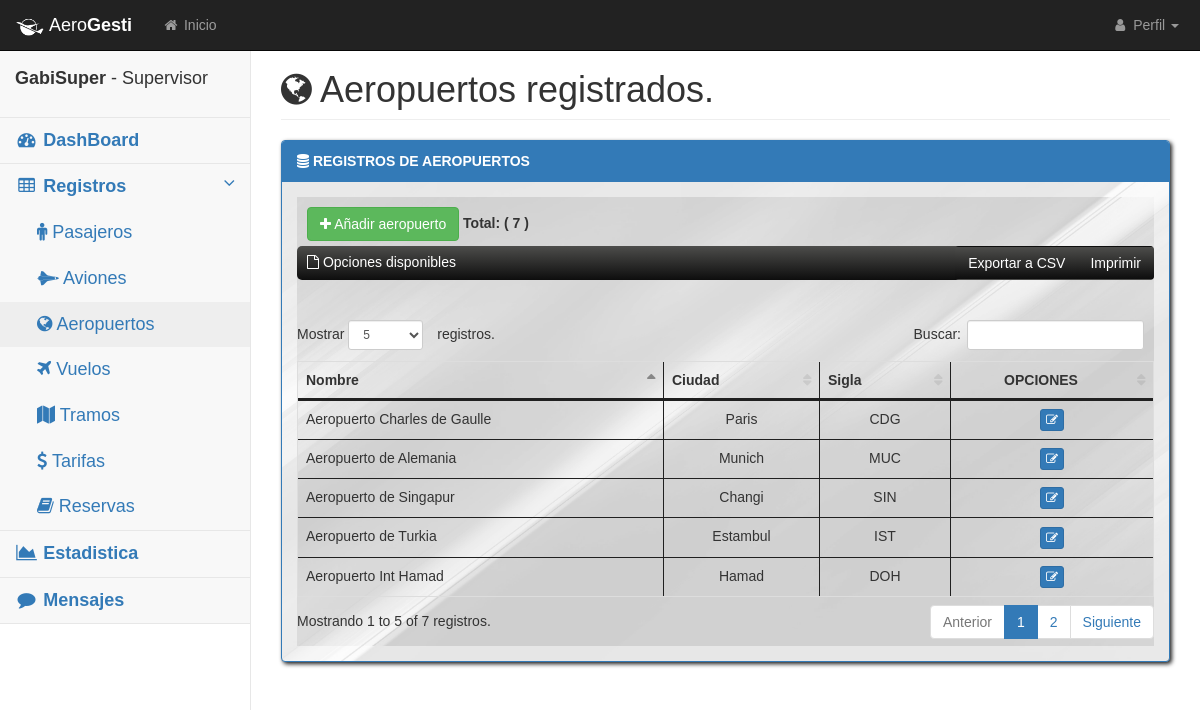
Screenshot of /aeropuertos/ (signed in) with the database file from the repository.
### main_App/models.py (models this page shows)
class Usuario(AbstractUser):
    createAt = models.DateField(auto_now_add = True)
    rol = models.ForeignKey(Rol, on_delete = models.CASCADE, null = False)
    email = models.EmailField(max_length = 255, blank = False, unique = True)

class Rol(models.Model):
    nombre = models.CharField(max_length = 255, blank = False, unique = True)

class Aereopuerto(models.Model):
    nombre = models.CharField(max_length = 255, null = False)
    ciudad = models.CharField(max_length = 255, null = False)
    sigla = models.CharField(max_length = 3, null = False)

### main_App/views.py (the view)
# urls.py: path('aeropuertos/', views.listar_aeropuertos, name = 'listar_aeropuertos'),
@login_required
def listar_aeropuertos(request):
    aeropuertos = Aereopuerto.objects.all()
    success_message = request.session.pop('success_message', None)
    return render(request, 'aeropuertos/listar.html',
                  {'aeropuertos': aeropuertos,
                   'success_message': success_message,
                   'total': is_empty(aeropuertos_count(), True)})

### main_App/querys.py (called while the page is built)
def is_empty(data, option):
    if ((data == 0)) and (option):
        return "---"
    elif (data == 0):
        return "No hay registros."
    return data

def aeropuertos_count():
    return Aereopuerto.objects.count()

### main_App/templates/aeropuertos/listar.html (shortened to what this page needs)
{% extends 'base.html' %}
{% block content %}
<div id="page-wrapper">
    <div class="container-fluid">
        <div class="row">
            <div class="col-lg-12">
                <h1 class="page-header"><i class="fa fa-globe 5x"></i> Aeropuertos registrados.</h1>
            </div>
        </div>
        <div class="row">
            <div class="col-lg-12">
                <div id="listar" class="panel panel-primary">
                    <div class="panel-heading">
                        <i class="fa fa-database"></i><strong> REGISTROS DE AEROPUERTOS</strong>
                    </div>
                    <div class="panel-body">
                        <div class="table-responsive">
                            <div  style="margin-top: 10px;margin-left: 10px;">
                            {% if not user.rol.nombre == 'Invitado' %}
                            <a href="{% url 'crear_aeropuerto' %}" class="btn btn-success mb-3"><i
                                    class="fa fa-plus"></i> Añadir aeropuerto</a>
                            {% endif %}
                                    <strong> Total: ( {{ total }} )</strong></div>
                                    <div id="example1_wrapper" style="z-index:1;"">
                                        <div id="export">
                                            <i class="fa fa-file-o"></i> Opciones disponibles</div>
                                    </div>
                            <table class="table table-bordered table-hover" id="dataTables-example">
                                <thead>
                                    <tr>
                                        <th>Nombre</th>
                                        <th>Ciudad</th>
                                        <th>Sigla</th>
                                        {% if not user.rol.nombre == 'Invitado' %}
                                        <th class="text-center">OPCIONES</th>
                                        {% endif %}
                                    </tr>
                                </thead>
                                <tbody>
                                    {% for a in aeropuertos %}
                                    <tr class="odd gradeX">
                                        <td>{{ a.nombre }}</td>
                                        <td class="text-center">{{ a.ciudad }}</td>
                                        <td class="text-center">{{ a.sigla }}</td>
                                        {% if not user.rol.nombre == 'Invitado' %}
                                        <td class="text-center">
                                            <a href="{% url 'editar_aeropuerto' a.id %}"
                                                class="btn btn-primary btn-xs">
                                                <i class="fa fa-edit"></i>
                                            </a>
                                        </td>
                                        {% endif %}
                                    </tr>
                                    {% empty %}
                                    <tr>
                                        <td colspan="8" class="text-center">
                                            <strong><i class="fa fa-frown-o"></i> No hay aeropuertos registrados. </strong>
                                        </td>
                                    </tr>
                                    {% endfor %}
                                </tbody>
                            </table>
                        </div>
                    </div>
                </div>
            </div>
        </div>
    </div>
</div>
{% endblock %}

### main_App/templates/Base.html (shortened to what this page needs)
<!DOCTYPE html>
<html lang="en">
{% block head %}
<head>
        {% load static %}
        <link href="{% static 'css/bootstrap.min.css' %}" rel="stylesheet">
        <link href="{% static 'css/dashboard.css' %}" rel="stylesheet">
        <link href="{% static 'css/dataTables/dataTables.bootstrap.css' %}" rel="stylesheet">
        <link href="{% static 'css/dataTables/dataTables.responsive.css' %}" rel="stylesheet">
        <link href="{% static 'css/startmin.css' %}" rel="stylesheet">
        <link href="{% static 'css/font-awesome.min.css' %}" rel="stylesheet" type="text/css">
    </head>
{% endblock %}
    <body>
{% block navigation %}
        <div id="wrapper">
            <nav class="navbar navbar-inverse navbar-fixed-top" role="navigation">
                <div class="navbar-header">
                  <a class="navbar-brand" href="/">
                    <p>
                    <img src="{% static './images/logo.png' %}" alt="logo" width="30"/>
                    Aero<strong>Gesti</strong></p>
                  </a>
                </div>
                <ul class="nav navbar-nav navbar-left navbar-top-links">
                    <li><a href="{% url 'index' %}"><i class="fa fa-home fa-fw"></i> Inicio</a></li>
                </ul>
                <ul class="nav navbar-right navbar-top-links">
                    <li class="dropdown">
                        <a class="dropdown-toggle" data-toggle="dropdown" href="#">
                            <i class="fa fa-user fa-fw"></i> Perfil <b class="caret"></b>
                        </a>
                    </li>
                </ul>
            </nav>
            <aside class="sidebar navbar-default" role="navigation">
                <div class="sidebar-nav navbar-collapse">
                    <ul class="nav" id="side-menu">
                        <li class="sidebar-search">
                            <div class="input-group custom-search-form">
                                <p>
                                  <strong> {{ user.username }}</strong> - {{user.rol.nombre}}
                                </p>
                            </div>
                        </li>
                        <li>
                            <a href="{% url 'dashboard' %}"><i class="fa fa-dashboard fa-fw"></i> <strong>DashBoard</strong> </a>
                        </li>
                        <li>
                            <a href="tables.html"><i class="fa fa-table fa-fw"></i><strong> Registros </strong><span class="fa arrow"></span></a>
                            <ul class="nav nav-second-level">
                                <li>
                                    <a href="{% url 'listar_pasajeros' %}">
                                        <i class="fa fa-male"></i>
                                         Pasajeros
                                    </a>
                                </li>
                                <li>
                                    <a href="{% url 'listar_aviones' %}">
                                        <i class="fa fa-space-shuttle"></i>
                                         Aviones
                                    </a>
                                </li>
                                <li>
                                    <a href="{% url 'listar_aeropuertos' %}">
                                        <i class="fa fa-globe"></i>
                                         Aeropuertos
                                    </a>
                                </li>
                                <li>
                                    <a href="{% url 'listar_vuelos' %}">
                                        <i class="fa fa-plane"></i>
                                         Vuelos
                                    </a>
                                </li>
                                <li>
                                    <a href="{% url 'listar_tramos' %}">
                                        <i class="fa fa-map"></i>
                                         Tramos
                                    </a>
                                </li>
                                <li>
                                    <a href="{% url 'listar_tarifas' %}">
                                        <i class="fa fa-dollar"></i>
                                        Tarifas</a>
                                </li>
                                <li>
                                    <a href="{% url 'listar_reservas' %}">
                                        <i class="fa fa-book"></i>
                                         Reservas
                                    </a>
                                </li>
                            </ul>
                            <li>
                                <a href="{% url 'estadistica' %}"><i class="fa fa-area-chart fa-fw"></i><strong> Estadistica</strong> </a>
                            </li>
                            {% if user.rol.nombre == 'Administrador' or user.rol.nombre == 'Supervisor'%}
                            <li>
                                <a href="{% url 'listar_mensajes' %}"><i class="fa fa-comment fa-fw"></i><strong> Mensajes</strong> </a>
                            </li>
                            {% endif %}
                        </li>
                    </ul>
                </div>
            </aside>
{% endblock %}
{% block content %}
{% endblock %}
</body>
        {% block javascript %}
        {% load static %}
{% endblock %}
</html>

### main_App/static/css/startmin.css (style rules this page uses)
* { font-family: 'MontSerrat Medium', sans-serif; transition: all .45s ease; }
aside, aside li { font-size: 18px; }
#listar { -webkit-filter: drop-shadow(3px 3px 3px #222); filter: drop-shadow(2px 2px 2px #222); }
.table-responsive, .panel-body { background-image: url('../images/back-table.png'); background-size: cover; }
.table-responsive th, .table-responsive td { border-color:#202020 !important; }
#wrapper { width: 100%; }
#page-wrapper { padding-top: 30px; min-height: 568px; }
#example1_wrapper { margin-top: 5px; background-size: cover; background-image: -webkit-gradient(linear, left top, left bottom, color-stop(0%,rgb(77, 77, 75)), color-stop(99%,rgb(14, 14, 14))); text-align: right; border-radius: 5px; }
#export { color:white; text-align: left; position: absolute; margin-left:10px; margin-top:6px; }
@media (min-width:768px) { #page-wrapper { position: inherit; margin-left: 250px; padding: 30px 15px 0 15px; border-left: 1px solid #e7e7e7; } }
.navbar-header { float: left; }
.navbar-left { float: left; }
.navbar-right { text-align: right; }
.navbar-top-links { margin: 0; }
.navbar-top-links li { display: inline-block; }
.navbar-top-links li:last-child { margin-right: 6px; }
.navbar-top-links li a { padding: 15px; min-height: 50px; }
.navbar-top-links>li>a { color: #999; }
.sidebar .sidebar-nav.navbar-collapse { padding-right: 0; padding-left: 0; }
.sidebar .sidebar-search { padding: 15px; }
.sidebar ul li { border-bottom: 1px solid #e7e7e7; }
.sidebar ul li a.active { background-color: #eee; }
.sidebar .arrow { float: right; }
.sidebar .fa.arrow:before { content: "\f104"; }
.sidebar .active>a>.fa.arrow:before { content: "\f107"; }
.sidebar .nav-second-level li, .sidebar .nav-third-level li { border-bottom: 0!important; }
.sidebar .nav-second-level li a { padding-left: 37px; }
@media (min-width:768px) { .sidebar { z-index: 1; position: absolute; width: 250px; margin-top: 51px; } }
table.dataTable thead .sorting, table.dataTable thead .sorting_asc, table.dataTable thead .sorting_desc, table.dataTable thead .sorting_asc_disabled, table.dataTable thead .sorting_desc_disabled { background: 0 0; }
table.dataTable thead .sorting_asc:after { content: "\f0de"; float: right; font-family: fontawesome; }
table.dataTable thead .sorting:after { content: "\f0dc"; float: right; font-family: fontawesome; color: rgba(50,50,50,.5); }

### rows the page displays
Usuario: username "GabiSuper", rol.nombre "Supervisor"
Aereopuerto: nombre "Aeropuerto Int Hamad", ciudad "Hamad", sigla "DOH"
Aereopuerto: nombre "Aeropuerto de Alemania", ciudad "Munich", sigla "MUC"
Aereopuerto: nombre "Aeropuerto de Turkia", ciudad "Estambul", sigla "IST"
Aereopuerto: nombre "Aeropuerto de Singapur", ciudad "Changi", sigla "SIN"
Aereopuerto: nombre "Aeropuerto Charles de Gaulle", ciudad "Paris", sigla "CDG"

### other values shown
{{ total }} "7"
